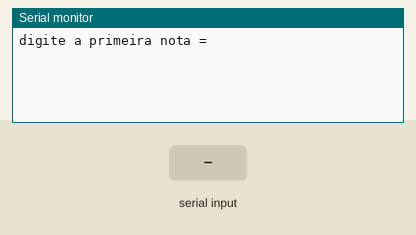
The sketch below on a simulated Arduino Uno, built with avr-gcc and run on an emulated ATmega328P. On the bench: the last lines printed to the serial monitor. The inputs (shaded band) are chosen by the test bench.

Above: at 1.2 s.
1.3 s: "90,45,200\n" received over Serial
At 2.65 s:
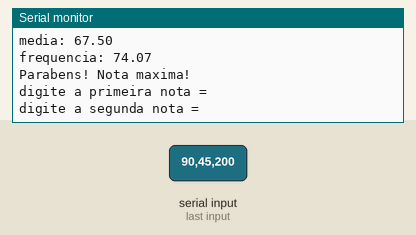
2.8 s: "30,150,10\n" received over Serial
At 5.3 s:
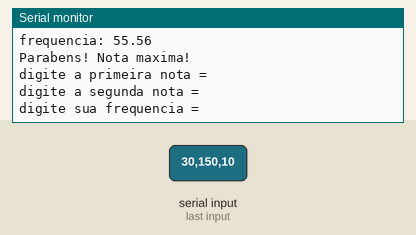

The sketch:

media_e_frequencia1.ino
```cpp
/*
Calcule a média entre duas notas.
Verifique se o aluno foi aprovado:
Aprovado se média é MAIR OU IGUAL A 6 e SE A frequênciaÉ MAIOR OU IGUAL 75%.
Caso contrário, exiba se foi reprovado por nota, por frequência ou por ambos.
Se a média for exatamente 10, exiba: "Parabéns! Nota máxima!
*/

//Variaveis
float n1,n2,media;
float frequencia;

void setup()
{
 Serial.begin(9600);
}

void loop()
{
  //Entrada
  Serial.println("digite a primeira nota = ");
   while( ! Serial.available() ) {}
   n1 = Serial.parseFloat();

  Serial.println("digite a segunda nota = ");
   while( ! Serial.available() ) {}
   n2 = Serial.parseFloat();

  Serial.println("digite sua frequencia = ");
   while( ! Serial.available() ) {}
   frequencia = Serial.parseFloat();
  //Processamento
  media =(n1 + n2) / 2;
  Serial.println("media: " + String(media));
  frequencia =( frequencia / 270) * 100;
  Serial.println("frequencia: " + String(frequencia));

  if( media >= 10 ) {
    Serial.println("Parabens! Nota maxima!");
  }
    if (media >= 6 && frequencia >= 75) {
        Serial.println("Aprovado!");


    }
}
```

Measured:
- after the input at 1.3 s, the serial monitor: prints a new line at once (image 1)
- after the input at 2.8 s, the serial monitor: prints a new line at once (image 2)
